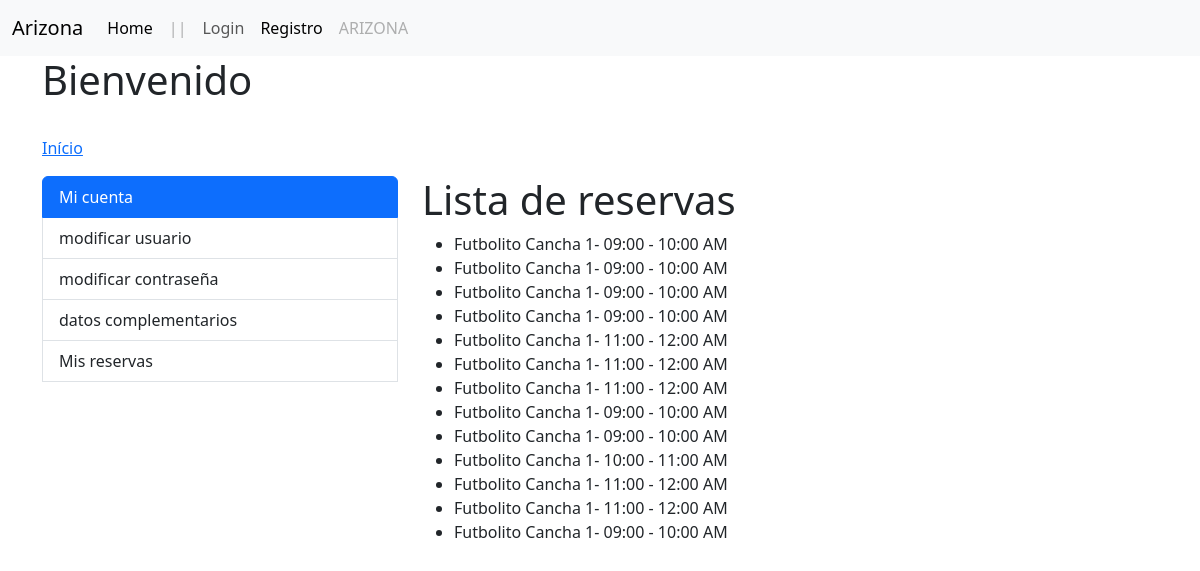
Page /clientes/reservas/ on the committed database.
### client/models.py (models this page shows, shortened)
class Reserva(models.Model):
    cliente = models.ForeignKey(Cliente, on_delete=models.CASCADE)
    agenda = models.ForeignKey(Agenda, on_delete=models.CASCADE)
    dia = models.DateField()
    confirmada = models.BooleanField(default=False)
    class Meta:
        unique_together = ('agenda', 'cliente', 'dia')

### services/models.py (models this page shows)
class Agenda(models.Model):
    cancha = models.ForeignKey(Cancha, on_delete=models.CASCADE)
    horario = models.ForeignKey(Horario, on_delete=models.CASCADE)
    disponible = models.BooleanField(default=True)
    def __str__(self):
        return f'{self.cancha.tipo} {self.cancha }- {self.horario}'
    class Meta:
        verbose_name = _('Agenda')
        verbose_name_plural = _('Agendas')
        unique_together = ('cancha', 'horario')

class Cancha(models.Model):
    NUMERACION_CHOICES = [
        ('1', 'Cancha 1'),
        ('2', 'Cancha 2'),
        ('3', 'Cancha 3'),
        ('4', 'Cancha 4'),
        ('5', 'Cancha 5'),
        ('6', 'Cancha 6'),
        ('7', 'Cancha 7'),
        ('8', 'Cancha 8'),
    ]
    numeracion = models.CharField(max_length=10, choices=NUMERACION_CHOICES)
    tipo = models.ForeignKey(TipoCancha, on_delete=models.CASCADE, related_name='canchas')
    def __str__(self):
        return f'Cancha {self.numeracion}'
    class Meta:
        verbose_name = _('Cancha')
        verbose_name_plural = _('Canchas')

class TipoCancha(models.Model):
    nombre = models.CharField(max_length=50)
    precio = models.DecimalField(max_digits=8, decimal_places=0)
    descripcion = models.TextField()
    def __str__(self):
        return self.nombre
    class Meta:
        verbose_name = _('Tipo de Cancha')
        verbose_name_plural = _('Tipos de Canchas')

class Horario(models.Model):
    AM = 'AM'
    PM = 'PM'
    HORAS_CHOICES = [
        ('09', '09:00 - 10:00'),
        ('10', '10:00 - 11:00'),
        ('11', '11:00 - 12:00'),
        ('12', '12:00 - 01:00'),
        ('16', '04:00 - 05:00'),
        ('17', '05:00 - 06:00'),
        ('18', '06:00 - 07:00'),
        ('19', '07:00 - 08:00'),
        ('20', '08:00 - 09:00'),
        ('21', '09:00 - 10:00'),
    ]
    MERIDIEM_CHOICES = [
        (AM, 'AM'),
        (PM, 'PM'),
    ]
    horario = models.CharField(max_length=10, choices=HORAS_CHOICES, unique=True)
    meridiem = models.CharField(max_length=2, choices=MERIDIEM_CHOICES, default=PM)
    def __str__(self):
        return f'{self.get_horario_display()} {self.get_meridiem_display()}'
    class Meta:
        verbose_name = _('Horario')
        verbose_name_plural = _('Horarios')

### client/views.py (the view)
# urls.py: path('reservas/', views.reserva_list, name='reserva_list'),
def reserva_list(request):
    reservas = Reserva.objects.all()
    return render(request, 'reserva/listar.html', {'reservas': reservas})

### client/templates/reserva/listar.html
{% extends "accounts/index.html" %}
{% block accounts_container %}
<h1>Lista de reservas</h1>
<ul>
  {% for reserva in reservas %}
    <li>{{reserva.agenda}}</li>
  {% empty %}
    <li>No hay servicios disponibles.</li>
  {% endfor %}
</ul>
{% endblock %}

### rows in the picture
Reserva: agenda "Futbolito Cancha 1- 09:00 - 10:00 AM"
Reserva: agenda "Futbolito Cancha 1- 09:00 - 10:00 AM"
Reserva: agenda "Futbolito Cancha 1- 09:00 - 10:00 AM"
Reserva: agenda "Futbolito Cancha 1- 09:00 - 10:00 AM"
Reserva: agenda "Futbolito Cancha 1- 11:00 - 12:00 AM"
Reserva: agenda "Futbolito Cancha 1- 11:00 - 12:00 AM"
Reserva: agenda "Futbolito Cancha 1- 11:00 - 12:00 AM"
Reserva: agenda "Futbolito Cancha 1- 09:00 - 10:00 AM"
Reserva: agenda "Futbolito Cancha 1- 09:00 - 10:00 AM"
Reserva: agenda "Futbolito Cancha 1- 10:00 - 11:00 AM"
Reserva: agenda "Futbolito Cancha 1- 11:00 - 12:00 AM"
Reserva: agenda "Futbolito Cancha 1- 11:00 - 12:00 AM"
Reserva: agenda "Futbolito Cancha 1- 09:00 - 10:00 AM"
